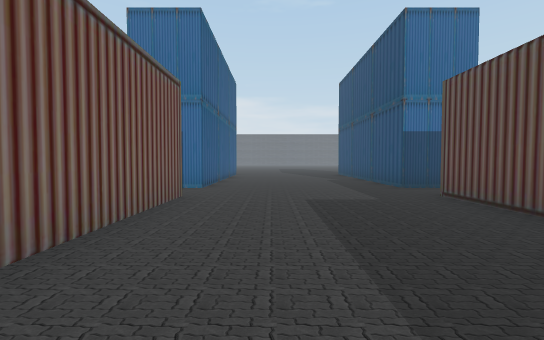
[1] (above)

24 first-person views from a walk through a scene from a Unity 3-D project. The camera is 1.3 m above the floor, tilts 2° down and sees 90° across. The floor is counted in squares, 2 m on a side. Each view is taken from the middle of a square. On the plan, view 1 faces up. The plan holds only what a view shows up to about 9 squares ahead; the rest is blank. The place goes on beyond the plan. Flat ground stands in for the terrain. The player character is not drawn.

[2]
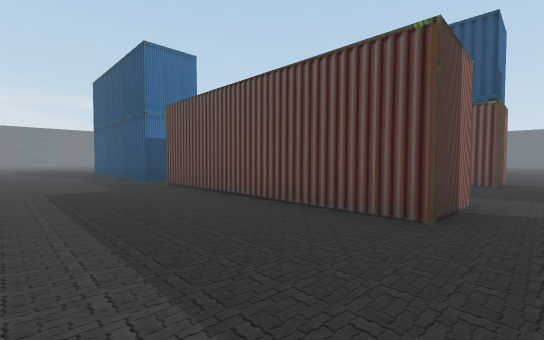

[3]
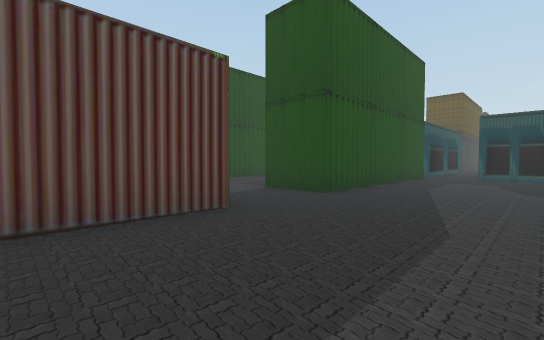

[4]
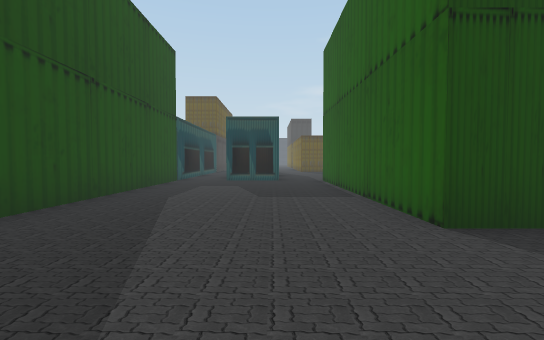

[5]
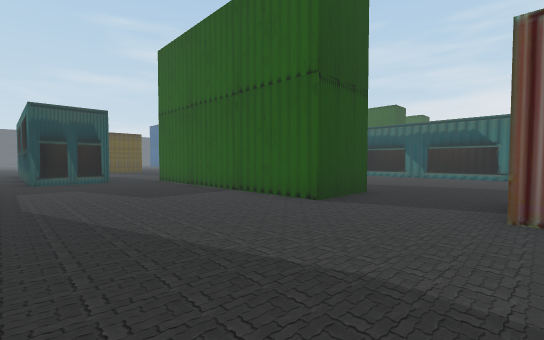

[6]
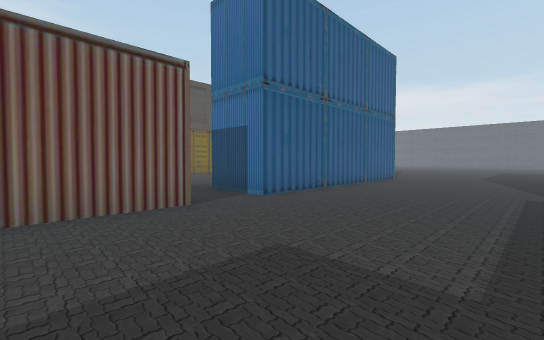

[7]
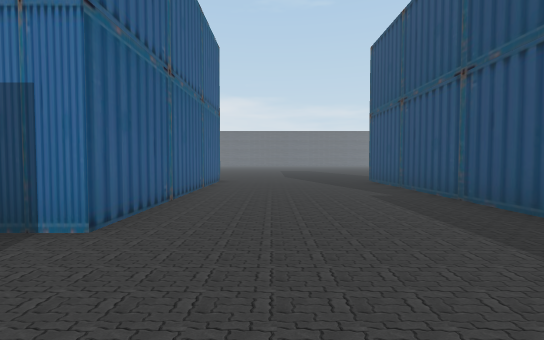

[8]
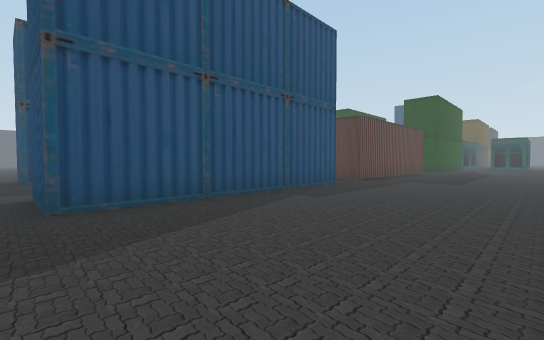

[9]
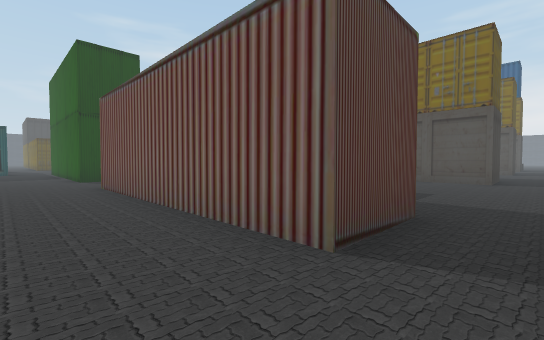

[10]
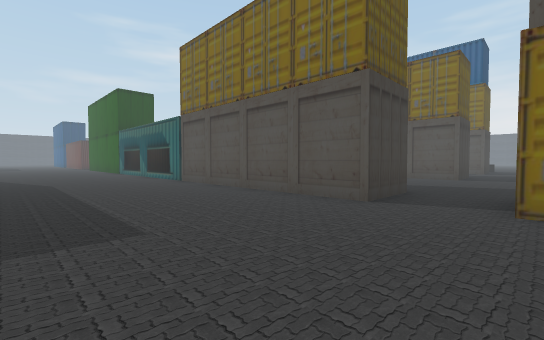

[11]
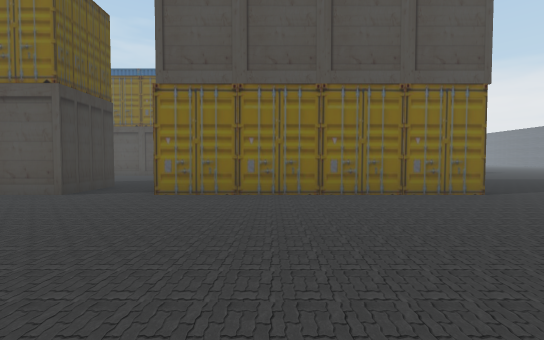

[12]
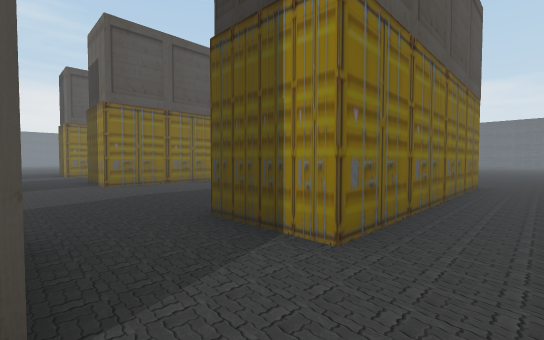

[13]
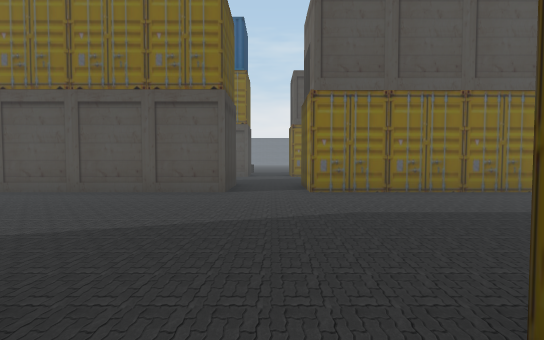

[14]
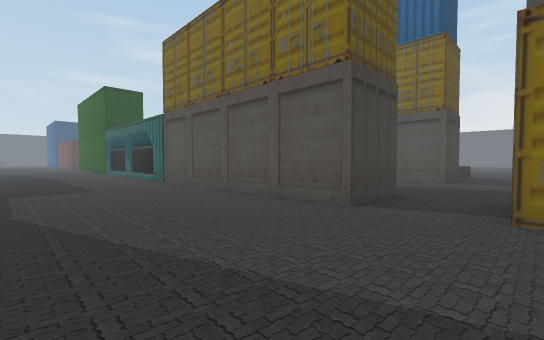

[15]
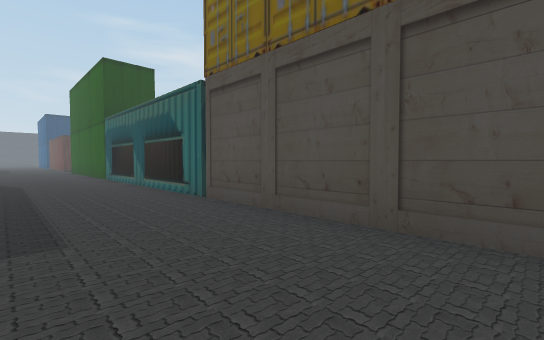

[16]
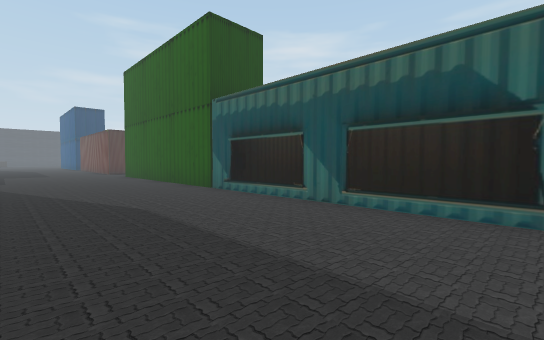

[17]
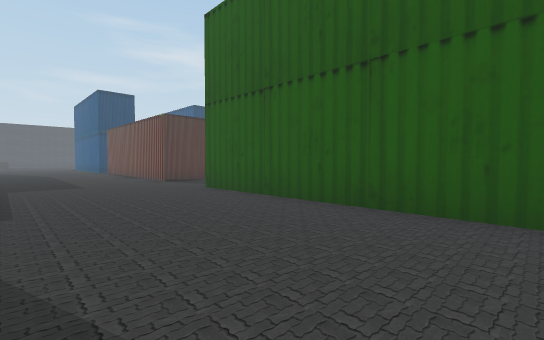

[18]
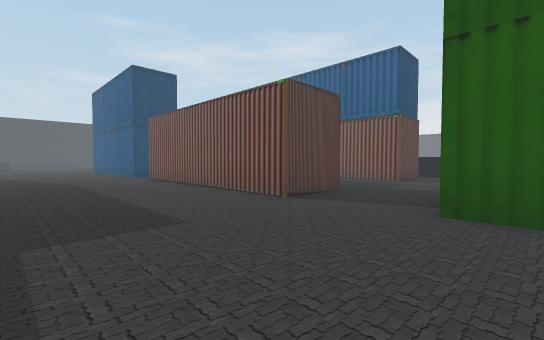

[19]
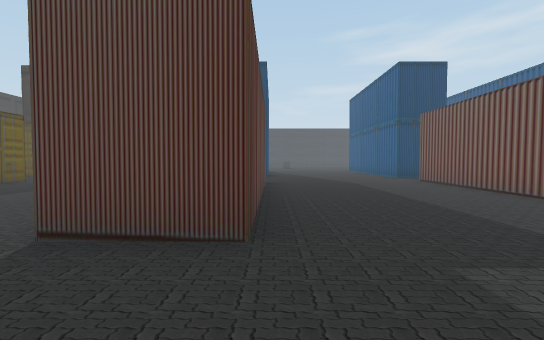

[20]
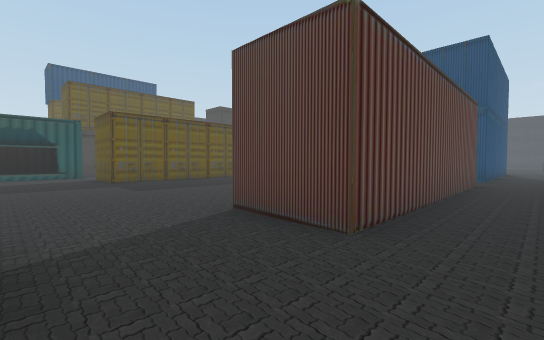

[21]
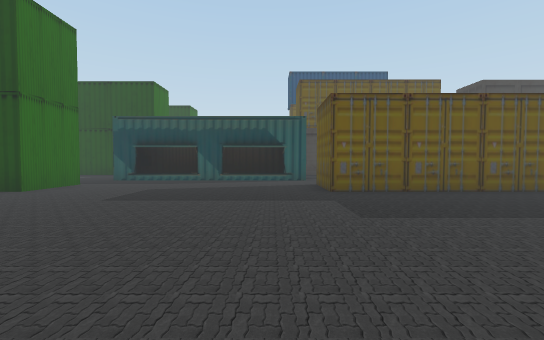

[22]
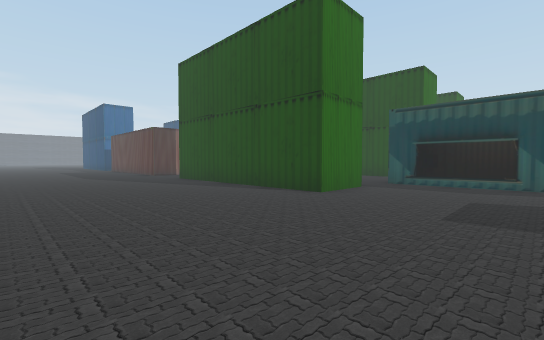

[23]
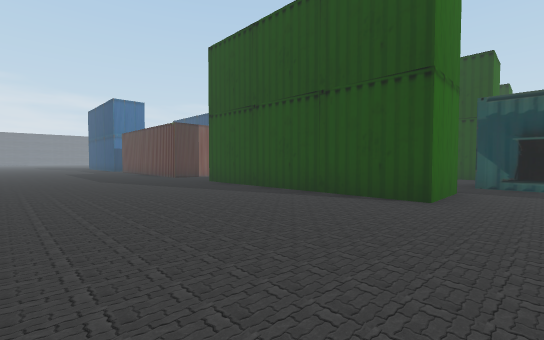

[24]
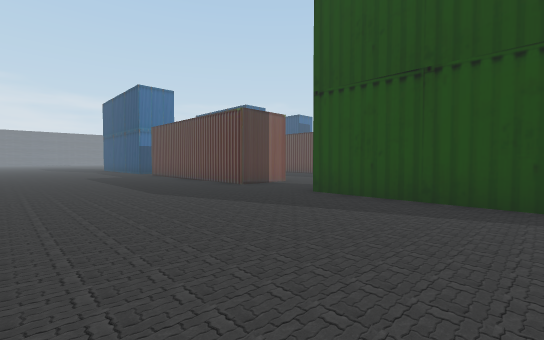

### Floor plan
Points are (right, up) in squares from view 1. A wall is a line through its corners. A room is listed if a view was taken in it or the views show most of it. See-through windows are left out.
Room 1 (views 1, 2, 3, 4, 5, 6, 7, 8, 9)
walls: (-1.6, 5) (-1.6, -1.3); (4.9, -1.3) (3.1, -1.3) (3.1, 5) (3.8, 5); (4, 6.4) (3.1, 6.4) (3.1, 12.6) (4.9, 12.6); (-1.6, -3.6) (-1.6, -9.8); (-1.6, 12.8) (-1.6, 6.4); (-0.2, -9.9) (1.5, -9.9); (3.1, -10) (3.1, -3.6) (4.9, -3.6)
ways out: opening at (-2.5, -2.5) to room 2; opening at (-2.5, 6) to room 2; opening at (-1, -10) to room 2; opening at (2, -10); opening at (3.5, -2.5); opening at (3.5, 6); opening at (3.5, 13)
Room 2 (views 10, 11, 12, 13, 14, 15, 16, 17, 18, 19, 20, 21, 22, 23, 24)
walls: (-1.6, -9.8) (-3.4, -9.8) (-3.4, -3.6) (-1.6, -3.6); (-1.6, -1.3) (-3.4, -1.3) (-3.4, 1.1); (-15.5, -16.2) (-15.5, -22.4); (-0.2, -16.1) (-0.2, -9.9); (-10.8, -22.5) (-10.8, -16.2) (-9, -16.2); (-3.4, -22.5) (-3.4, -16.2) (-1.6, -16.2); (-10.9, 5) (-9.1, 5) (-9.1, -2.8); (-3.4, 5) (-1.6, 5); (-15.5, 5) (-15.5, -13.9); (-1.6, 6.4) (-3.4, 6.4); (-10.8, -25.6) (-10.8, -23.9); (-15.5, 11.4) (-15.5, 6.8); (-9.1, 13.1) (-9.1, 6.8) (-10.9, 6.8)
ways out: opening at (-2.5, -2.5) to room 1; opening at (-2.5, 6) to room 1; opening at (-1, -10) to room 1; opening at (-16.5, -15); opening at (-16.5, 6); opening at (-1, -16)

Where each view was taken, in squares from view 1:
view 1: 0 up, 0 right, facing up
view 2: 2 down, 0 right, facing up-right
view 3: 1 up, 0 right, facing down-right
view 4: 1 down, 0 right, facing down
view 5: 1 down, 2 right, facing down-left
view 6: 3 up, 2 right, facing up-left
view 7: 4 up, 0 right, facing up
view 8: 13 up, 1 left, facing down-right
view 9: 6 up, 0 right, facing down-left
view 10: 7 up, 5 left, facing down-left
view 11: 9 up, 4 left, facing left
view 12: 5 up, 8 left, facing up-left
view 13: 6 up, 10 left, facing left
view 14: 7 up, 12 left, facing down-left
view 15: 3 up, 13 left, facing down-left
view 16: 2 down, 12 left, facing down-left
view 17: 8 down, 12 left, facing down-left
view 18: 13 down, 12 left, facing down-left
view 19: 14 down, 11 left, facing down
view 20: 14 down, 12 left, facing down-right
view 21: 15 down, 9 left, facing right
view 22: 13 down, 8 left, facing up-right
view 23: 11 down, 8 left, facing up-right
view 24: 7 down, 8 left, facing up-right
